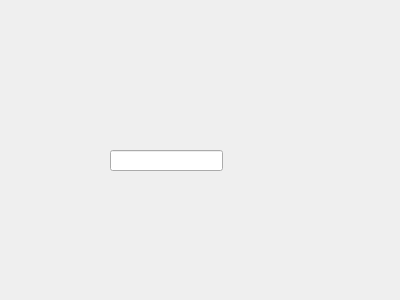
<?xml version="1.0" encoding="UTF-8"?>
<ui version="4.0">
 <class>Dialog</class>
 <widget class="QDialog" name="Dialog">
  <property name="geometry">
   <rect>
    <x>0</x>
    <y>0</y>
    <width>400</width>
    <height>300</height>
   </rect>
  </property>
  <property name="windowTitle">
   <string>Dialog</string>
  </property>
  <widget class="QLineEdit" name="lineEdit">
   <property name="geometry">
    <rect>
     <x>110</x>
     <y>150</y>
     <width>113</width>
     <height>21</height>
    </rect>
   </property>
  </widget>
 </widget>
 <resources/>
 <connections/>
</ui>
